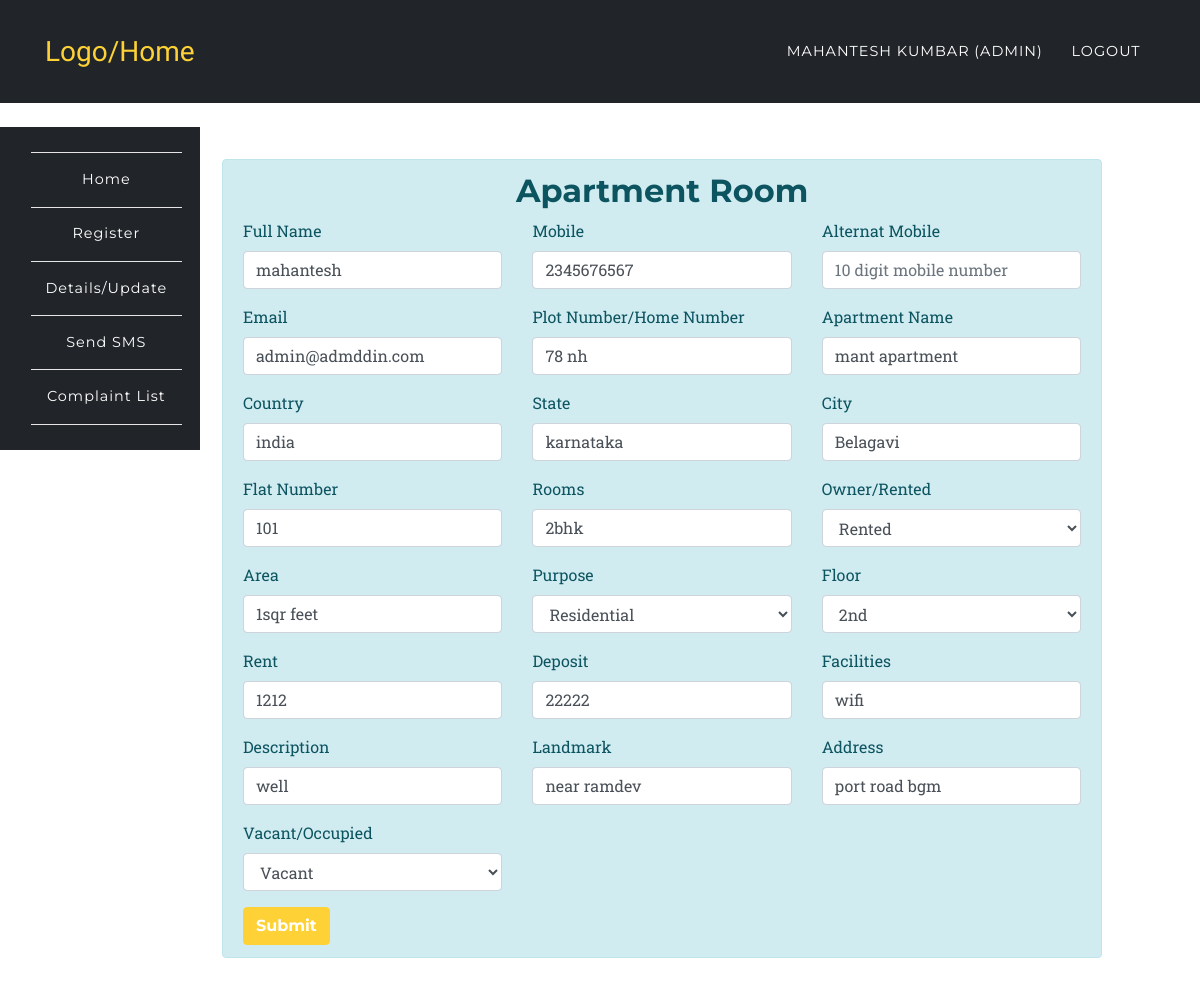
Before: /app/update.php?id=3&act=ap (signed in) with the older database file.
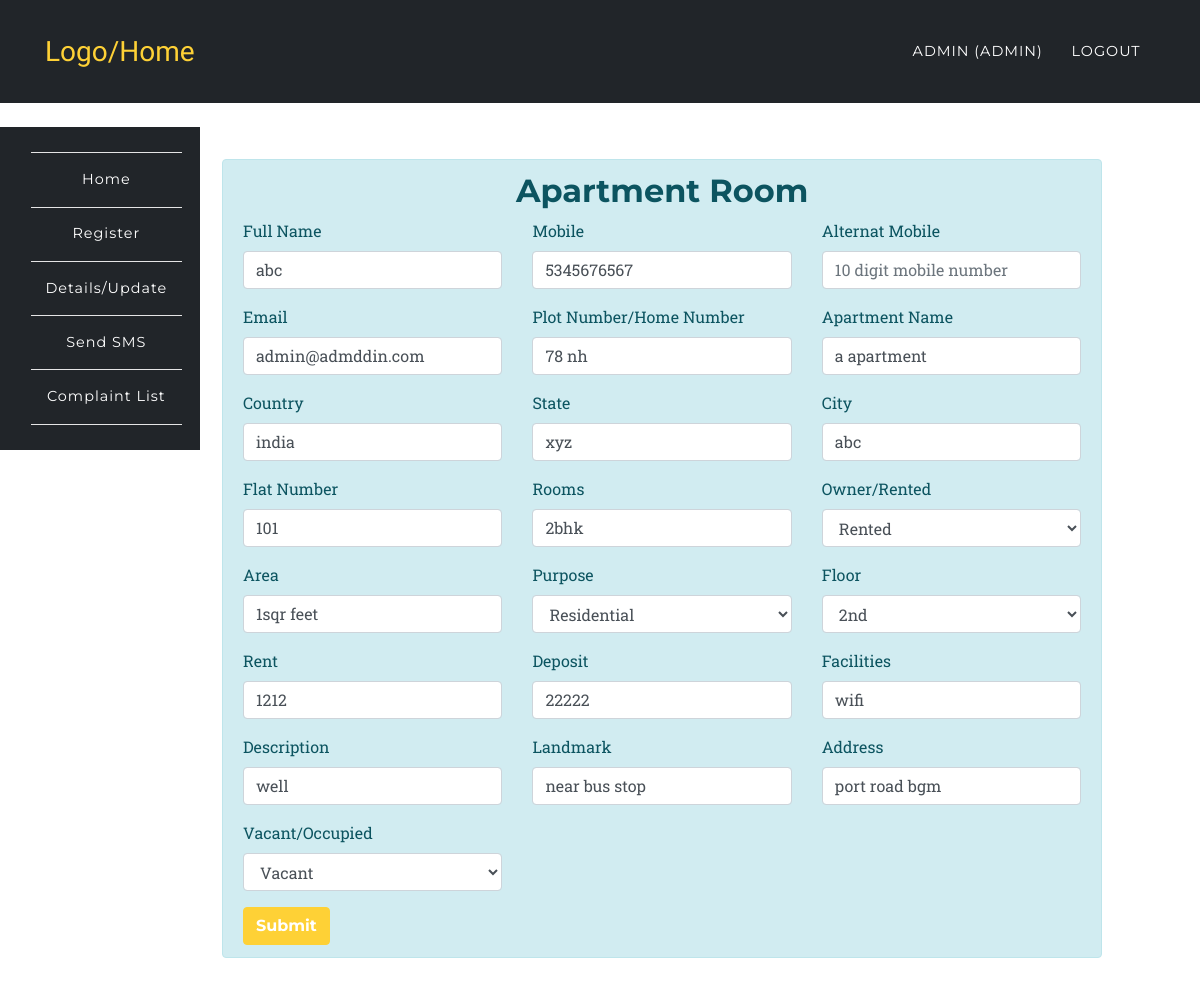
After: the same page with the newer database file.
### tables this page shows
CREATE TABLE `room_rental_registrations_apartment` (
  `id` int UNSIGNED NOT NULL,
  `fullname` varchar(191) NOT NULL,
  `mobile` varchar(191) NOT NULL,
  `alternat_mobile` varchar(191) NOT NULL,
  `email` varchar(191) NOT NULL,
  `country` varchar(191) NOT NULL,
  `state` varchar(191) NOT NULL,
  `city` varchar(191) NOT NULL,
  `landmark` varchar(191) NOT NULL,
  `rent` varchar(191) NOT NULL,
  `deposit` varchar(191) NOT NULL,
  `plot_number` varchar(191) NOT NULL,
  `apartment_name` varchar(100) DEFAULT NULL,
  `ap_number_of_plats` varchar(100) DEFAULT NULL,
  `rooms` varchar(100) DEFAULT NULL,
  `floor` varchar(100) DEFAULT NULL,
  `purpose` varchar(100) DEFAULT NULL,
  `own` varchar(100) DEFAULT NULL,
  `area` varchar(100) DEFAULT NULL,
  `address` varchar(191) NOT NULL,
  `accommodation` varchar(191) NOT NULL,
  `description` varchar(191) NOT NULL,
  `image` varchar(191) DEFAULT NULL,
  `open_for_sharing` varchar(191) DEFAULT NULL,
  `other` varchar(191) DEFAULT NULL,
  `vacant` int NOT NULL DEFAULT '1',
  `created_at` timestamp NULL DEFAULT CURRENT_TIMESTAMP,
  `updated_at` timestamp NULL DEFAULT CURRENT_TIMESTAMP,
  `user_id` int DEFAULT NULL
);

### app/partials/edit/apartment.php (the view, shortened to what the changed rows need)
<div class="col-md-11 col-xs-12 col-sm-12"><br>
	<div class="alert alert-info" role="alert">
		<h2 class="text-center">Apartment Room</h2>
		<form action="" method="POST">
  	 <div class="row">
  	 	<div class="col-md-4">
	  	  <div class="form-group">
		    <label for="fullname">Full Name</label>
		    <input type="text" class="form-control" id="fullname" placeholder="Full Name" name="fullname" value="<?php echo $data['fullname']?$data['fullname']:''; ?>" required>
		  </div>
		 </div>
		<div class="col-md-4">
		  <div class="form-group">
		    <label for="mobile">Mobile</label>
		    <input type="text" class="form-control" pattern="^(\d{10})$" id="mobile" title="10 digit mobile number" placeholder="10 digit mobile number" name="mobile" value="<?php echo $data['mobile']?$data['mobile']:''; ?>" required>
		  </div>
		 </div>
		<div class="col-md-4">
		  <div class="form-group">
		    <label for="alternat_mobile">Alternat Mobile</label>
		    <input type="text" class="form-control" pattern="^(\d{10})$" id="alternat_mobile" title="10 digit mobile number" placeholder="10 digit mobile number" value="<?php echo $data['alternat_mobile']?$data['alternat_mobile']:''; ?>">
		  </div>
		</div>
	</div>
	<div class="row">
  	 	<div class="col-md-4">
		  <div class="form-group">
		    <label for="email">Email</label>
		    <input type="email" class="form-control" id="email" placeholder="Email" name="email" value="<?php echo $data['email']?$data['email']:''; ?>" required>
		  </div>
		 </div>
		 <div class="col-md-4">
		  <div class="form-group">
		    <label for="plot_number">Plot Number/Home Number</label>
		    <input type="text" class="form-control" id="plot_number" placeholder="Plot Number/Home Number" name="plot_number" value="<?php echo $data['plot_number']?$data['plot_number']:''; ?>" required>
		  </div>
		 </div>
		 <div class="col-md-4">
		  <div class="form-group">
		    <label for="apartment_name">Apartment Name</label>
		    <input type="text" class="form-control" id="apartment_name" placeholder="Apartment Name" name="apartment_name" value="<?php echo $data['apartment_name']?$data['apartment_name']:''; ?>" required>
		  </div>
		 </div>
	</div>
	<div class="row">
		<div class="col-md-4">
	  <div class="form-group">
	    <label for="country">Country</label>
	    <input type="country" class="form-control" id="country" placeholder="Country" name="country" value="<?php echo $data['country']?$data['country']:''; ?>" required>
	  </div>
	  </div>
	  <div class="col-md-4">
	  <div class="form-group">
	    <label for="state">State</label>
	    <input type="state" class="form-control" id="state" placeholder="State" name="state" value="<?php echo $data['state']?$data['state']:''; ?>" required>
	  </div>
	  </div>
	  <div class="col-md-4">
	  <div class="form-group">
	    <label for="city">City</label>
	    <input type="city" class="form-control" id="city" placeholder="City" name="city" value="<?php echo $data['city']?$data['city']:''; ?>" required>
	  </div>
	  </div>
	 </div>
	 <div class="row">
	 	<div class="col-md-4">
		 <div class="form-group">
		    <label for="ap_number_of_plats">Flat Number</label>
		    <input type="ap_number_of_plats" class="form-control" id="Plat Number" placeholder="ap_number_of_plats" name="ap_number_of_plats" value="<?php echo $data['ap_number_of_plats']?$data['ap_number_of_plats']:''; ?>" required>
		  </div>
		</div>
		<div class="col-md-4">
		 <div class="form-group">
		    <label for="rooms">Rooms</label>
		    <input type="text" class="form-control" id="rooms" placeholder="Rooms" name="rooms" value="<?php echo $data['rooms']?$data['rooms']:''; ?>" required>
		  </div>
		</div>
		<div class="col-md-4">
		    <div class="form-group">
			    <label for="ownership">Owner/Rented </label>
			    <select class="form-control" id="ownership" name="own">
			      <option value="rented" <?php if($data['own'] == 'rented'){echo 'selected';}?>>Rented</option>
			    </select>
			 </div>
	  	</div>
	</div>
	<div class="row">
		<div class="col-md-4">
		  <div class="form-group">
		    <label for="area">Area</label>
		    <input type="area" class="form-control" id="area" placeholder="Area" name="area" value="<?php echo $data['area']?$data['area']:''; ?>">
		  </div>
	  	</div>
	 	<div class="col-md-4">
		    <div class="form-group">
			    <label for="purpose">Purpose</label>
			    <select class="form-control" id="purpose" name="purpose">
			      <option value="Residential" <?php if($data['purpose'] == 'Residential'){echo 'selected';}?>>Residential</option>
			    </select>
			 </div>
	  	</div>
	  	<div class="col-md-4">
		    <div class="form-group">
			    <label for="floor">Floor</label>
			    <select class="form-control" id="floor" name="floor">
			      <option value="2nd" <?php if($data['floor'] == '2nd'){echo 'selected';}?>>2nd</option>
			    </select>
			 </div>
	  	</div>
	</div>
	 <div class="row">
	 	<div class="col-md-4">
		 <div class="form-group">
		    <label for="rent">Rent</label>
		    <input type="rent" class="form-control" id="rent" placeholder="Rent" name="rent" value="<?php echo $data['rent']?$data['rent']:''; ?>">
		  </div>
		</div>
	  	<div class="col-md-4">
	  		<div class="form-group">
			    <label for="deposit">Deposit</label>
			    <input type="deposit" class="form-control" id="deposit" placeholder="Deposit" name="deposit" value="<?php echo $data['deposit']?$data['deposit']:''; ?>">
	  		</div>
	  	</div>
	  <div class="col-md-4">
	  <div class="form-group">
	    <label for="accommodation">Facilities</label>
	    <input type="accommodation" class="form-control" id="accommodation" placeholder="Facilities" name="accommodation" value="<?php echo $data['accommodation']?$data['accommodation']:''; ?>">
	  </div>
	  </div>
	  </div>
	   <div class="row">
	 	<div class="col-md-4">
	  <div class="form-group">
	    <label for="description">Description</label>
	    <input type="description" class="form-control" id="description" placeholder="Description" name="description" value="<?php echo $data['description']?$data['description']:''; ?>">
	  </div>
	   </div>
	  <div class="col-md-4">
	  <div class="form-group">
	    <label for="landmark">Landmark</label>
	    <input type="landmark" class="form-control" id="landmark" placeholder="landmark" name="landmark" value="<?php echo $data['landmark']?$data['landmark']:''; ?>">
	  </div>
	   </div>
	  <div class="col-md-4">
	  <div class="form-group">
	    <label for="address">Address</label>
	    <input type="address" class="form-control" id="address" placeholder="Address" name="address" value="<?php echo $data['address']?$data['address']:''; ?>" required>
	  </div>
	   </div>
	    </div>
	    <div class="row">
	    	<div class="col-4">
	 		 <div class="form-group">
			    <label for="vacant">Vacant/Occupied</label>
			    <select class="form-control" id="vacant" name="vacant">
			      <option value="1" <?php if($data['vacant'] == '1'){echo 'selected';}?>>Vacant</option>
			    </select>
			  </div>
	 	</div>
	  </div>
	  <button type="submit" class="btn btn-primary" name='register_apartment' value="register_apartment">Submit</button>
	</form>
	</div>
	</div>

### app/update.php (shortened to what the changed rows need)
<?php
	require '../config/config.php';
		if ( isset($_GET['id'])) {
			$id = $_REQUEST['id'];
		}
		if ( isset($_GET['act'])) {
			$active = $_REQUEST['act'];
			if ($active === 'ap') {
				try {
					$stmt = $connect->prepare('SELECT * FROM room_rental_registrations_apartment where id = :id');
					$stmt->execute(array(
						':id' => $id
					));
					$data = $stmt->fetch(PDO::FETCH_ASSOC);
				}catch(PDOException $e) {
					$errMsg = $e->getMessage();
				}
			}
		}
?>
<?php include '../include/header.php';?>
	<nav class="navbar navbar-expand-lg navbar-dark" style="background-color:#212529;" id="mainNav">
      <div class="container">
        <div class="collapse navbar-collapse" id="navbarResponsive">
          <ul class="navbar-nav text-uppercase ml-auto">
            <li class="nav-item">
              <a class="nav-link" href="#"><?php echo $_SESSION['fullname']; ?> <?php if($_SESSION['role'] == 'admin'){ echo "(Admin)"; } ?></a>
            </li>
          </ul>
        </div>
      </div>
    </nav>
<?php include '../include/side-nav.php';?>
<section class="wrapper" style="margin-left: 16%;margin-top: -11%;">
	<?php
		if (isset($active)) {
			if ($active === 'ap') {
	  			include 'partials/edit/apartment.php';
	  		}
		}
  	?>
</section>
<?php include '../include/footer.php';?>

Changed rows visible on the page:
changed room_rental_registrations_apartment "admin@admddin.com": fullname "mahantesh" → "abc"; mobile "2345676567" → "5345676567"; apartment_name "mant apartment" → "a apartment"; state "karnataka" → "xyz"; city "Belagavi" → "abc"; landmark "near ramdev" → "near bus stop"
Other visible differences:
$_SESSION['fullname']: "MAHANTESH KUMBAR" → "ADMIN"
